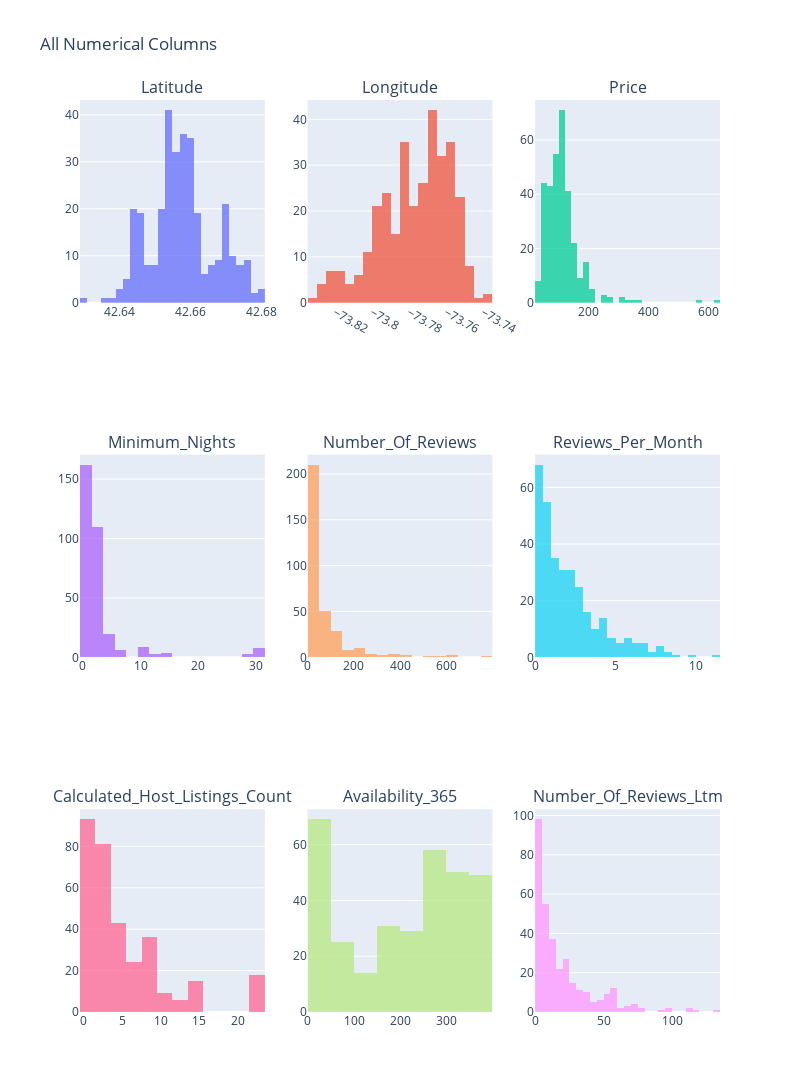

Source (notebook cell):
### Code cell
from tools import Muti_hist_plot
Muti_hist_plot(df[df.columns[3:]])

### Figure 1 — Plotly figure (JSON) as saved in the notebook; plotly's stock layout.template omitted (floating-point values rounded to 4 significant figures; data arrays with more than 128 entries replaced by an {"elided": "..."} marker saying what was removed)
{"data": [{"name": "Latitude", "opacity": 0.75, "showlegend": false, "type": "histogram", "x": {"elided": "325 float values"}, "xaxis": "x", "yaxis": "y"}, {"name": "Longitude", "opacity": 0.75, "showlegend": false, "type": "histogram", "x": {"elided": "325 float values"}, "xaxis": "x2", "yaxis": "y2"}, {"name": "Price", "opacity": 0.75, "showlegend": false, "type": "histogram", "x": {"elided": "325 int values"}, "xaxis": "x3", "yaxis": "y3"}, {"name": "Minimum_Nights", "opacity": 0.75, "showlegend": false, "type": "histogram", "x": {"elided": "325 int values"}, "xaxis": "x4", "yaxis": "y4"}, {"name": "Number_Of_Reviews", "opacity": 0.75, "showlegend": false, "type": "histogram", "x": {"elided": "325 int values"}, "xaxis": "x5", "yaxis": "y5"}, {"name": "Reviews_Per_Month", "opacity": 0.75, "showlegend": false, "type": "histogram", "x": {"elided": "325 float values"}, "xaxis": "x6", "yaxis": "y6"}, {"name": "Calculated_Host_Listings_Count", "opacity": 0.75, "showlegend": false, "type": "histogram", "x": {"elided": "325 int values"}, "xaxis": "x7", "yaxis": "y7"}, {"name": "Availability_365", "opacity": 0.75, "showlegend": false, "type": "histogram", "x": {"elided": "325 int values"}, "xaxis": "x8", "yaxis": "y8"}, {"name": "Number_Of_Reviews_Ltm", "opacity": 0.75, "showlegend": false, "type": "histogram", "x": {"elided": "325 int values"}, "xaxis": "x9", "yaxis": "y9"}], "layout": {"annotations": [{"font": {"size": 16}, "showarrow": false, "text": "Latitude", "x": 0.1444, "xanchor": "center", "xref": "paper", "y": 1, "yanchor": "bottom", "yref": "paper"}, {"font": {"size": 16}, "showarrow": false, "text": "Longitude", "x": 0.5, "xanchor": "center", "xref": "paper", "y": 1, "yanchor": "bottom", "yref": "paper"}, {"font": {"size": 16}, "showarrow": false, "text": "Price", "x": 0.8556, "xanchor": "center", "xref": "paper", "y": 1, "yanchor": "bottom", "yref": "paper"}, {"font": {"size": 16}, "showarrow": false, "text": "Minimum_Nights", "x": 0.1444, "xanchor": "center", "xref": "paper", "y": 0.6111, "yanchor": "bottom", "yref": "paper"}, {"font": {"size": 16}, "showarrow": false, "text": "Number_Of_Reviews", "x": 0.5, "xanchor": "center", "xref": "paper", "y": 0.6111, "yanchor": "bottom", "yref": "paper"}, {"font": {"size": 16}, "showarrow": false, "text": "Reviews_Per_Month", "x": 0.8556, "xanchor": "center", "xref": "paper", "y": 0.6111, "yanchor": "bottom", "yref": "paper"}, {"font": {"size": 16}, "showarrow": false, "text": "Calculated_Host_Listings_Count", "x": 0.1444, "xanchor": "center", "xref": "paper", "y": 0.2222, "yanchor": "bottom", "yref": "paper"}, {"font": {"size": 16}, "showarrow": false, "text": "Availability_365", "x": 0.5, "xanchor": "center", "xref": "paper", "y": 0.2222, "yanchor": "bottom", "yref": "paper"}, {"font": {"size": 16}, "showarrow": false, "text": "Number_Of_Reviews_Ltm", "x": 0.8556, "xanchor": "center", "xref": "paper", "y": 0.2222, "yanchor": "bottom", "yref": "paper"}], "height": 1200, "title": {"text": "All Numerical Columns"}, "width": 800, "xaxis": {"anchor": "y", "autorange": true, "domain": [0, 0.2889], "range": [42.63, 42.68], "type": "linear"}, "xaxis2": {"anchor": "y2", "autorange": true, "domain": [0.3556, 0.6444], "range": [-73.83, -73.73], "type": "linear"}, "xaxis3": {"anchor": "y3", "autorange": true, "domain": [0.7111, 1], "range": [19.5, 639.5], "type": "linear"}, "xaxis4": {"anchor": "y4", "autorange": true, "domain": [0, 0.2889], "range": [-0.5, 31.5], "type": "linear"}, "xaxis5": {"anchor": "y5", "autorange": true, "domain": [0.3556, 0.6444], "range": [-0.5, 799.5], "type": "linear"}, "xaxis6": {"anchor": "y6", "autorange": true, "domain": [0.7111, 1], "range": [0, 11.5], "type": "linear"}, "xaxis7": {"anchor": "y7", "autorange": true, "domain": [0, 0.2889], "range": [-0.5, 23.5], "type": "linear"}, "xaxis8": {"anchor": "y8", "autorange": true, "domain": [0.3556, 0.6444], "range": [-0.5, 399.5], "type": "linear"}, "xaxis9": {"anchor": "y9", "autorange": true, "domain": [0.7111, 1], "range": [-0.5, 134.5], "type": "linear"}, "yaxis": {"anchor": "x", "autorange": true, "domain": [0.7778, 1], "range": [0, 43.16]}, "yaxis2": {"anchor": "x2", "autorange": true, "domain": [0.7778, 1], "range": [0, 44.21]}, "yaxis3": {"anchor": "x3", "autorange": true, "domain": [0.7778, 1], "range": [0, 74.74]}, "yaxis4": {"anchor": "x4", "autorange": true, "domain": [0.3889, 0.6111], "range": [0, 170.5]}, "yaxis5": {"anchor": "x5", "autorange": true, "domain": [0.3889, 0.6111], "range": [0, 221.1]}, "yaxis6": {"anchor": "x6", "autorange": true, "domain": [0.3889, 0.6111], "range": [0, 71.58]}, "yaxis7": {"anchor": "x7", "autorange": true, "domain": [0, 0.2222], "range": [0, 97.89]}, "yaxis8": {"anchor": "x8", "autorange": true, "domain": [0, 0.2222], "range": [0, 72.63]}, "yaxis9": {"anchor": "x9", "autorange": true, "domain": [0, 0.2222], "range": [0, 103.2]}}}
